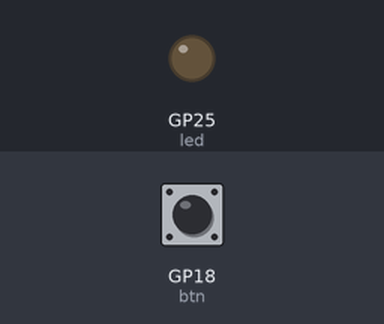
A program run on a simulated Raspberry Pi Pico running MicroPython. Shown: output pins drawn as LEDs (lit = HIGH). The inputs (shaded band) are chosen by the test bench; at power-on: GP18 (btn) HIGH.

Above: at 1.2 s.
1.3 s: GP18 (btn) pulled LOW for 0.15 s
At 2.6 s:
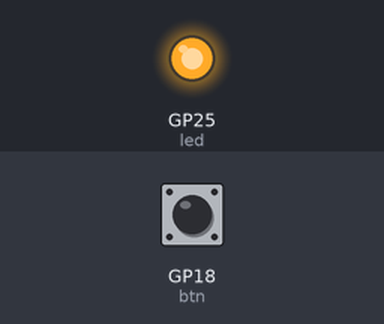
2.9 s: GP18 (btn) pulled LOW for 1 s
At 5.0 s:
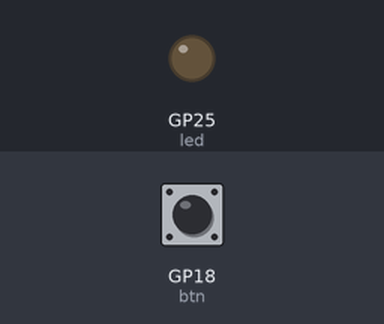
5.4 s: GP18 (btn) pulled LOW for 3.2 s
At 9.8 s:
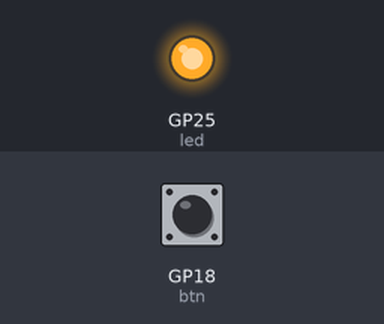
Timing chart, 0 to 11.3 s (numbered marks = the images above; inputs shaded):
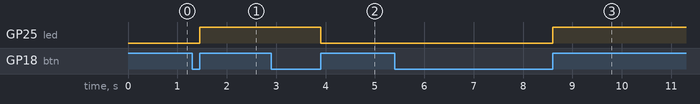

The program:

LED_by_Button.py
```python
from machine import Pin
from time import sleep, ticks_ms, ticks_diff

led = Pin("LED", Pin.OUT)
btn = Pin(18, Pin.IN, Pin.PULL_UP)

LEDLastOn = ticks_ms()

def btn_handler(PinID):
    global LEDLastOn

    if (PinID is btn) and \
       (ticks_diff(ticks_ms(), LEDLastOn) > 500):
        LEDLastOn = ticks_ms()
        led.toggle()


btn.irq(trigger = Pin.IRQ_RISING, handler = btn_handler)

while True:
    sleep(0.1)
```

Measured:
- after the input at 1.3 s, GP25 (led): LOW → HIGH after 0.15 s
- after the input at 2.9 s, GP25 (led): HIGH → LOW after 1.0 s
- after the input at 5.4 s, GP25 (led): LOW → HIGH after 3.2 s
